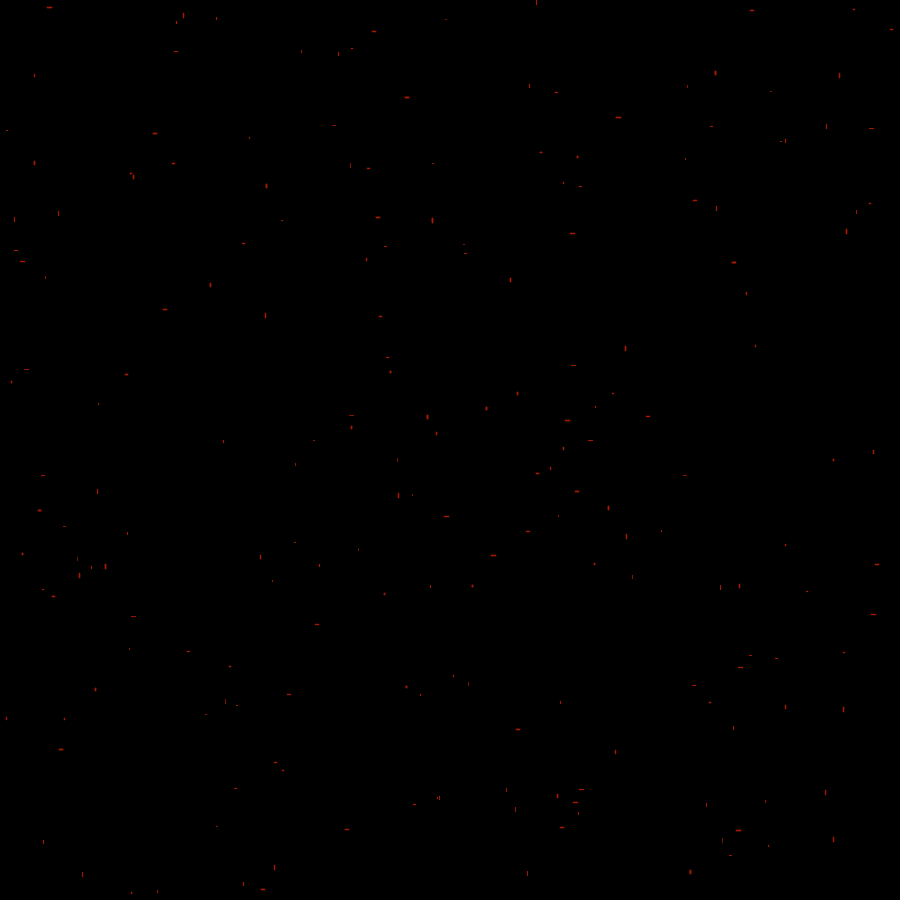
Frame 1 (no input)
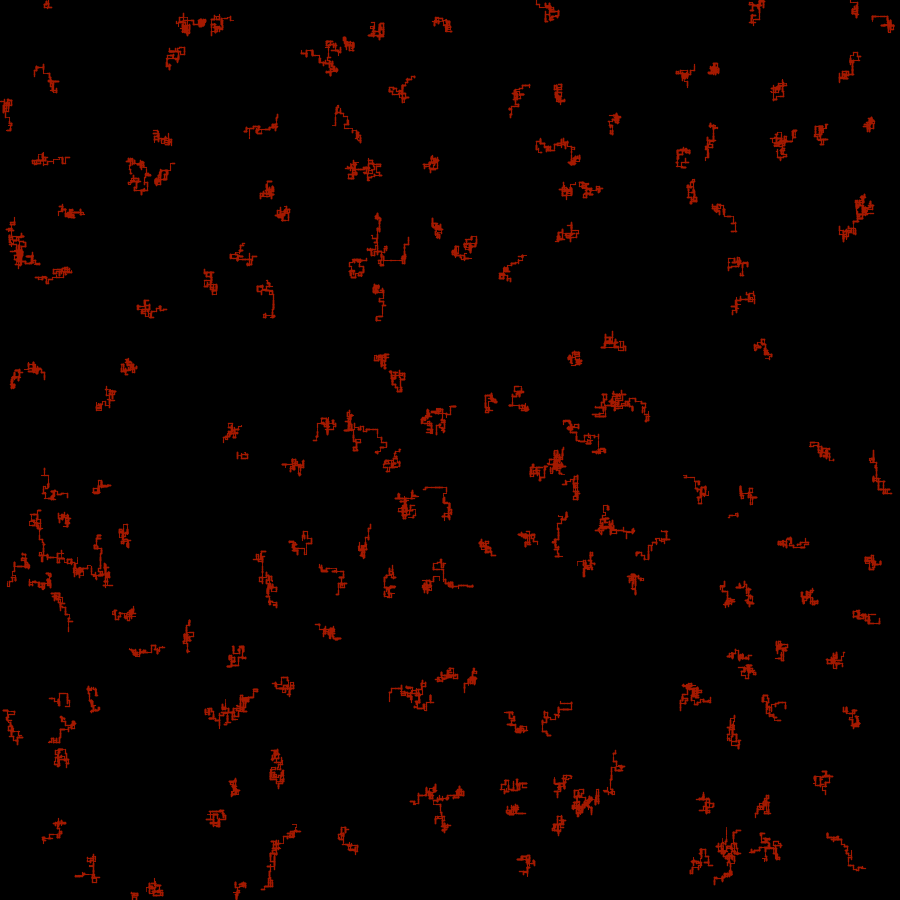
Frame 60 (the mouse pressed at the canvas centre just before this capture)
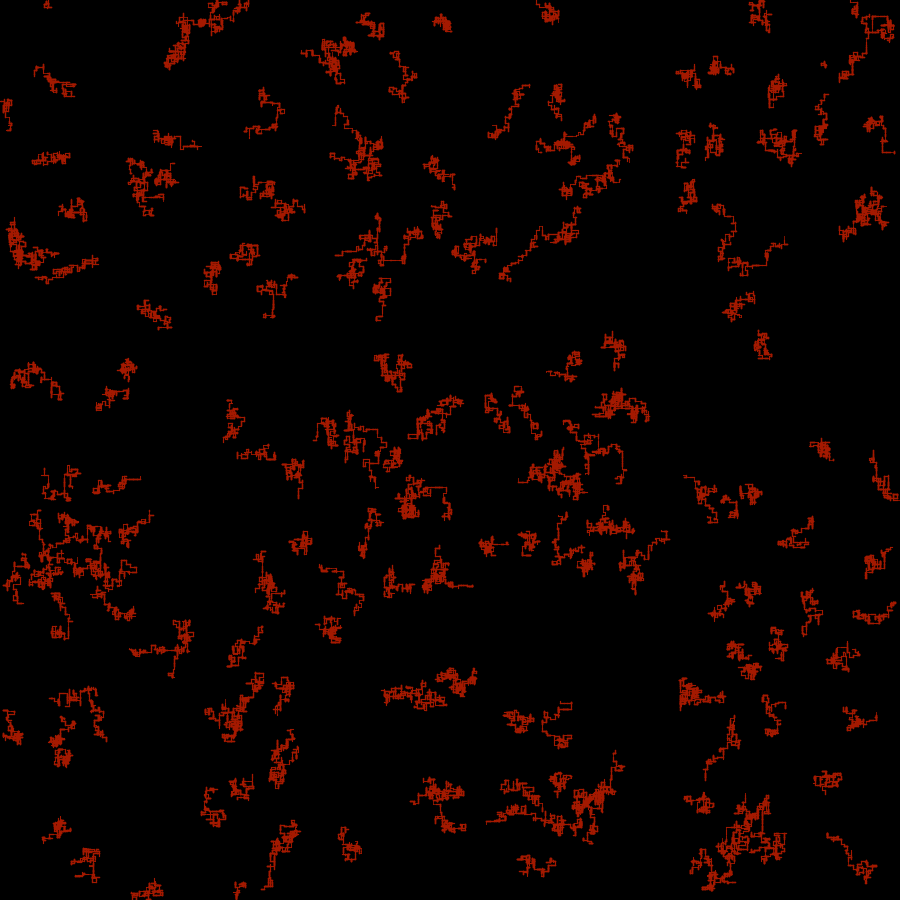
Frame 120 (the mouse held since frame 60 and released just before this capture)

The Processing sketch that drew these frames (run headless with seeded random() and noise(); from frame 60 on, the mouse is pressed at the canvas centre):

// Processing sketch: processing_120961
// ── processing_120961.pde

//Lines myLines1;
Lines[] myLines = new Lines [200];
color changeC;

void setup() {
  size(900,900);
  background(0);
  changeC = color(random(255),random(100),0);
  fill(changeC);
  frameRate(100);
  //myLines1 = new Lines(random(width),random(height),random(1,5),random(1,20));
  for (int i=0; i<myLines.length; i++) {
    myLines[i] = new Lines(random(width),random(height),random(1,5),random(1,20),changeC);
  }
}

void draw() {
  //
  if (frameCount % 1000 == 0) {
    frameCount = 0;
    changeC = color(random(255),random(200),50);
    fill(changeC);
    background(0);
    for (int i=0; i<myLines.length; i++) {
      myLines[i] = new Lines(random(width),random(height),random(1,5),random(1,20),changeC);
    }
  } else {
    for (int i=0; i<myLines.length; i++) {
      Lines iLines = myLines[i];
      iLines.display();
    }
  }
}


class Lines {
  // class variables
  float xpos;
  float ypos;
  float strokeW;
  float lineLength;
  color lineColor;
  
  // constructor
  Lines(float tempX, float tempY, float tempStroke, float tempLength, color tempLineColor) {
    xpos = tempX;
    ypos = tempY;
    strokeW = tempStroke;
    lineLength = tempLength;
    lineColor = tempLineColor;
  }
  // display
  void display() {
    strokeW = random(1,2);
    lineLength = random(1,5);
    stroke(random(100,255));
    stroke(lineColor);
    if(xpos > width || xpos < 0 || ypos > height || ypos < 0) {
      xpos = random(width);
      ypos = random(height);
    } else {
      if (random(100)>80) {
        strokeWeight(strokeW);
        moveLeft(xpos,ypos,lineLength);
      } else if (random(100)>65) {
        strokeWeight(strokeW);
        moveUp(xpos,ypos,lineLength);
      } else if (random(100)>45) {
        strokeWeight(strokeW);
        moveDown(xpos,ypos,lineLength);
      } else {
        strokeWeight(strokeW);
        moveRight(xpos, ypos, lineLength);
      } 
    }
  }
  
  // behavior
  void moveRight(float startX, float startY, float moveCount) {
    for(float i=0; i<moveCount; i++) {
      point(startX+i, startY);
      xpos = startX + i;
      ypos = startY;
    }
  }
  
  void moveLeft(float startX, float startY, float moveCount) {
    for(float i=0; i<moveCount; i++) {
      point(startX-i, startY);
      xpos = startX - i;
      ypos = startY;
    }
  }
  
  void moveUp(float startX, float startY, float moveCount) {
    for(float i=0; i<moveCount; i++) {
      point(startX, startY-i);
      ypos = startY - i;
      xpos = startX;
    }
  }
  
  void moveDown(float startX, float startY, float moveCount) {
    for(float i=0; i<moveCount; i++) {
      point(startX, startY+i);
      ypos = startY + i;
      xpos = startX;
    }
  }
  void moveDiagDownRight(float startX, float startY, float moveCount) {
    for(float i=0; i<moveCount; i++) {
      point(startX+i, startY+i);
      ypos = startY + i;
      xpos = startX + i;
    }
  }
  void moveDiagDownLeft(float startX, float startY, float moveCount) {
    for(float i=0; i<moveCount; i++) {
      point(startX-i, startY+i);
      ypos = startY + i;
      xpos = startX - i;
    }
  }
  void moveDiagUpLeft(float startX, float startY, float moveCount) {
    for(float i=0; i<moveCount; i++) {
      point(startX-i, startY-i);
      ypos = startY - i;
      xpos = startX - i;
    }
  }
  void moveDiagUpRight(float startX, float startY, float moveCount) {
    for(float i=0; i<moveCount; i++) {
      point(startX+i, startY-i);
      ypos = startY - i;
      xpos = startX + i;
    }
  }
}
